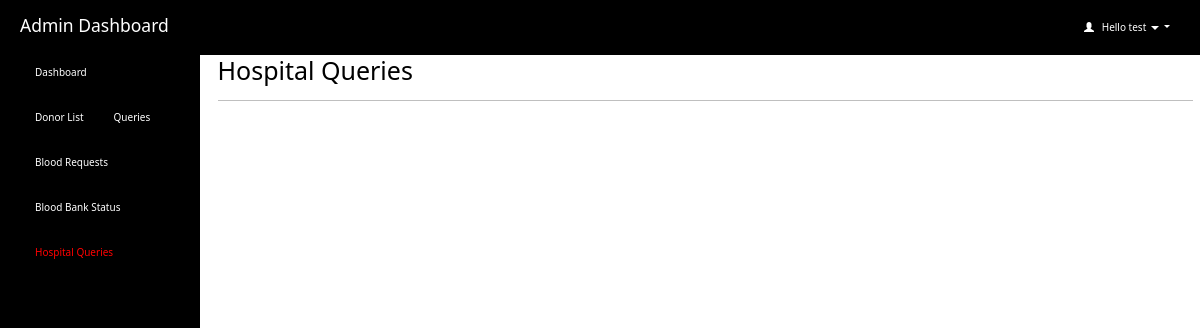
The page /admin/hospital_query.php (signed in) on the database as committed earlier.
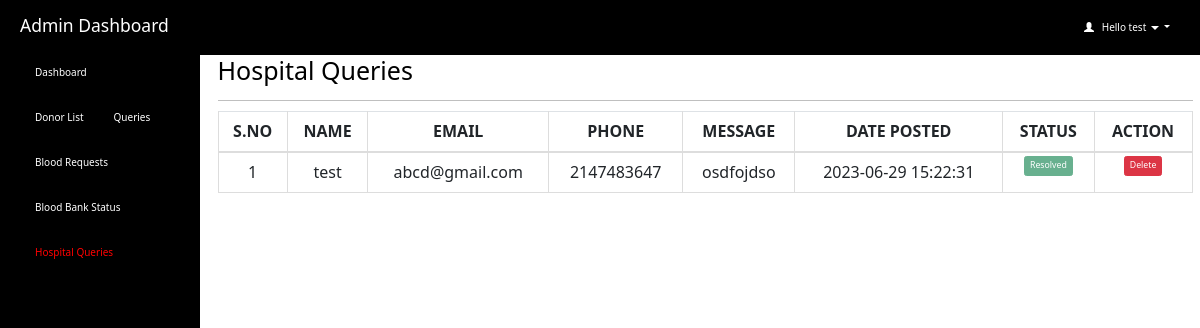
The same page on the database as committed later.
### tables this page shows
CREATE TABLE `contact_admin` (
  `id` int(200) NOT NULL,
  `query_name` varchar(30) NOT NULL,
  `query_phone` int(10) NOT NULL,
  `query_email` varchar(40) NOT NULL,
  `query_message` varchar(1000) NOT NULL,
  `date_time` timestamp NOT NULL DEFAULT current_timestamp() ON UPDATE current_timestamp(),
  `query_status` varchar(15) NOT NULL DEFAULT 'pending'
);

### admin/hospital_query.php (the view, shortened to what this page needs)
<html>
<head>
  <link rel="stylesheet" href="https://maxcdn.bootstrapcdn.com/bootstrap/3.4.1/css/bootstrap.min.css">
</head>
<?php
  if (isset($_SESSION['loggedin']) && $_SESSION['loggedin'] == true) {
  ?>
<body style="color: black">
  <div id="header">
    <?php include 'header.php'; ?>
  </div>
  <div id="sidebar">
    <?php $active = "hospital_query";
    include 'sidebar.php'; ?>
  </div>
  <div id="content">
    <div class="content-wrapper">
      <div class="container-fluid">
        <div class="row">
          <div class="col-md-12 lg-12 sm-12">
            <h1 class="page-title">Hospital Queries</h1>
          </div>
        </div>
        <hr>
        <?php
        include 'connection.php';
        $count = 1;
        $sql = "SELECT * FROM contact_admin";
        $result = mysqli_query($connection, $sql);
        if (mysqli_num_rows($result) > 0) {
        ?>
          <div class="table-responsive">
            <table class="table table-bordered" style="text-align: center">
              <thead style="text-align: center">
                <th style="text-align: center">S.NO</th>
                <th style="text-align: center">NAME</th>
                <th style="text-align: center">EMAIL</th>
                <th style="text-align: center">PHONE</th>
                <th style="text-align: center">MESSAGE</th>
                <th style="text-align: center">DATE POSTED</th>
                <th style="text-align: center">STATUS</th>
                <th style="text-align: center">ACTION</th>
              </thead>
              <tbody>
                <?php
                while ($row = mysqli_fetch_assoc($result)) {
                  $queryId = $row['id'];
                ?>
                  <tr>
                    <td><?php echo $count++; ?></td>
                    <td><?php echo $row['query_name']; ?></td>
                    <td><?php echo $row['query_email']; ?></td>
                    <td><?php echo $row['query_phone']; ?></td>
                    <td><?php echo $row['query_message']; ?></td>
                    <td><?php echo $row['date_time']; ?></td>
                    <?php if ($row['query_status'] == "pending") { ?>
                    <td id="btn-text">
                    <button class="btn btn-primary btn-sm btn-secondary" onclick="clickme(<?php echo $queryId; ?>)">Pending</button>
                    </td>
                    <?php } else { ?>
                    <td id="btn-text"><button type="button" class="btn btn-primary btn-sm btn-success" disabled>Resolved</button></td>
                    <?php } ?>
                    <td id="btn-text">
                      <button class="btn btn-primary btn-sm btn-danger" onclick="window.location.href = 'delete_hpt_query.php?id=<?php echo $queryId; ?>';">Delete</a>
                    </td>
                  </tr>
                <?php } ?>
              </tbody>
            </table>
          </div>
        <?php } ?>
        </div>
      </div>
    </div>
   <?php }
    ?>
</body>
</html>

Rows that differ between the two databases and show on the page:
added contact_admin: query_name "test", query_email "abcd@gmail.com", query_phone "2147483647", query_message "osdfojdso", date_time "2023-06-29 15:22:31", query_status "Resolved"
Other text that changed with them:
text now shown: "S.NO NAME EMAIL PHONE MESSAGE DATE POSTED STATUS ACTION"
